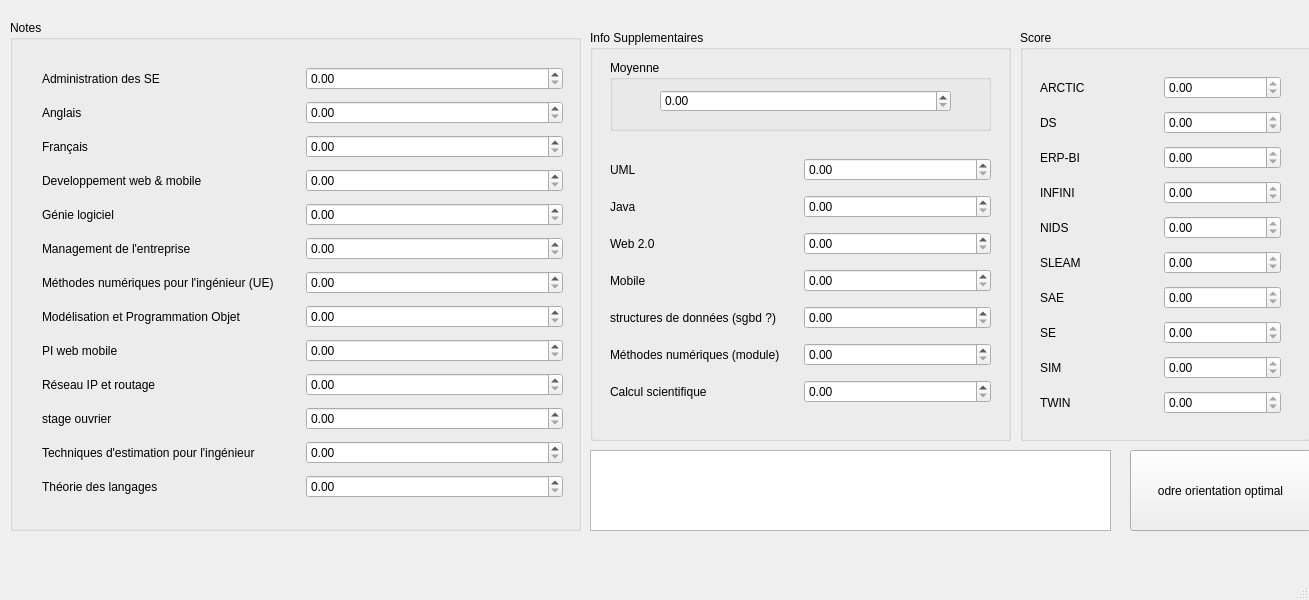
<?xml version="1.0" encoding="UTF-8"?>
<ui version="4.0">
 <class>MainWindow</class>
 <widget class="QMainWindow" name="MainWindow">
  <property name="geometry">
   <rect>
    <x>0</x>
    <y>0</y>
    <width>1309</width>
    <height>600</height>
   </rect>
  </property>
  <property name="windowTitle">
   <string>MainWindow</string>
  </property>
  <widget class="QWidget" name="centralwidget">
   <widget class="QTextEdit" name="ordre">
    <property name="geometry">
     <rect>
      <x>590</x>
      <y>450</y>
      <width>521</width>
      <height>81</height>
     </rect>
    </property>
   </widget>
   <widget class="QPushButton" name="pushButton">
    <property name="geometry">
     <rect>
      <x>1130</x>
      <y>450</y>
      <width>181</width>
      <height>81</height>
     </rect>
    </property>
    <property name="text">
     <string>odre orientation optimal</string>
    </property>
   </widget>
   <widget class="QGroupBox" name="groupBox">
    <property name="geometry">
     <rect>
      <x>10</x>
      <y>20</y>
      <width>571</width>
      <height>511</height>
     </rect>
    </property>
    <property name="title">
     <string>Notes</string>
    </property>
    <widget class="QWidget" name="layoutWidget">
     <property name="geometry">
      <rect>
       <x>32</x>
       <y>42</y>
       <width>521</width>
       <height>451</height>
      </rect>
     </property>
     <layout class="QVBoxLayout" name="verticalLayout">
      <item>
       <layout class="QHBoxLayout" name="horizontalLayout">
        <item>
         <widget class="QLabel" name="label">
          <property name="text">
           <string>Administration des SE	</string>
          </property>
         </widget>
        </item>
        <item>
         <widget class="QDoubleSpinBox" name="ase"/>
        </item>
       </layout>
      </item>
      <item>
       <layout class="QHBoxLayout" name="horizontalLayout_2">
        <item>
         <widget class="QLabel" name="label_2">
          <property name="text">
           <string>Anglais</string>
          </property>
         </widget>
        </item>
        <item>
         <widget class="QDoubleSpinBox" name="ang"/>
        </item>
       </layout>
      </item>
      <item>
       <layout class="QHBoxLayout" name="horizontalLayout_3">
        <item>
         <widget class="QLabel" name="label_6">
          <property name="text">
           <string>Français</string>
          </property>
         </widget>
        </item>
        <item>
         <widget class="QDoubleSpinBox" name="fr"/>
        </item>
       </layout>
      </item>
      <item>
       <layout class="QHBoxLayout" name="horizontalLayout_4">
        <item>
         <widget class="QLabel" name="label_3">
          <property name="text">
           <string>Developpement web &amp; mobile</string>
          </property>
         </widget>
        </item>
        <item>
         <widget class="QDoubleSpinBox" name="dev"/>
        </item>
       </layout>
      </item>
      <item>
       <layout class="QHBoxLayout" name="horizontalLayout_5">
        <item>
         <widget class="QLabel" name="label_5">
          <property name="text">
           <string>Génie logiciel</string>
          </property>
         </widget>
        </item>
        <item>
         <widget class="QDoubleSpinBox" name="gl"/>
        </item>
       </layout>
      </item>
      <item>
       <layout class="QHBoxLayout" name="horizontalLayout_6">
        <item>
         <widget class="QLabel" name="label_4">
          <property name="text">
           <string>Management de l'entreprise</string>
          </property>
         </widget>
        </item>
        <item>
         <widget class="QDoubleSpinBox" name="ee"/>
        </item>
       </layout>
      </item>
      <item>
       <layout class="QHBoxLayout" name="horizontalLayout_7">
        <item>
         <widget class="QLabel" name="label_7">
          <property name="text">
           <string>Méthodes numériques pour l'ingénieur (UE)</string>
          </property>
         </widget>
        </item>
        <item>
         <widget class="QDoubleSpinBox" name="mni"/>
        </item>
       </layout>
      </item>
      <item>
       <layout class="QHBoxLayout" name="horizontalLayout_8">
        <item>
         <widget class="QLabel" name="label_8">
          <property name="text">
           <string>Modélisation et Programmation Objet</string>
          </property>
         </widget>
        </item>
        <item>
         <widget class="QDoubleSpinBox" name="prog"/>
        </item>
       </layout>
      </item>
      <item>
       <layout class="QHBoxLayout" name="horizontalLayout_9">
        <item>
         <widget class="QLabel" name="label_13">
          <property name="text">
           <string>PI web mobile</string>
          </property>
         </widget>
        </item>
        <item>
         <widget class="QDoubleSpinBox" name="pi"/>
        </item>
       </layout>
      </item>
      <item>
       <layout class="QHBoxLayout" name="horizontalLayout_10">
        <item>
         <widget class="QLabel" name="label_10">
          <property name="text">
           <string>Réseau IP et routage	</string>
          </property>
         </widget>
        </item>
        <item>
         <widget class="QDoubleSpinBox" name="res"/>
        </item>
       </layout>
      </item>
      <item>
       <layout class="QHBoxLayout" name="horizontalLayout_11">
        <item>
         <widget class="QLabel" name="label_12">
          <property name="text">
           <string>stage ouvrier</string>
          </property>
         </widget>
        </item>
        <item>
         <widget class="QDoubleSpinBox" name="stage"/>
        </item>
       </layout>
      </item>
      <item>
       <layout class="QHBoxLayout" name="horizontalLayout_12">
        <item>
         <widget class="QLabel" name="label_9">
          <property name="text">
           <string>Techniques d'estimation pour l'ingénieur</string>
          </property>
         </widget>
        </item>
        <item>
         <widget class="QDoubleSpinBox" name="tei"/>
        </item>
       </layout>
      </item>
      <item>
       <layout class="QHBoxLayout" name="horizontalLayout_13">
        <item>
         <widget class="QLabel" name="label_11">
          <property name="text">
           <string>Théorie des langages</string>
          </property>
         </widget>
        </item>
        <item>
         <widget class="QDoubleSpinBox" name="tla"/>
        </item>
       </layout>
      </item>
     </layout>
    </widget>
   </widget>
   <widget class="QGroupBox" name="groupBox_3">
    <property name="geometry">
     <rect>
      <x>1020</x>
      <y>30</y>
      <width>291</width>
      <height>411</height>
     </rect>
    </property>
    <property name="title">
     <string>Score</string>
    </property>
    <widget class="QWidget" name="layoutWidget_2">
     <property name="geometry">
      <rect>
       <x>20</x>
       <y>40</y>
       <width>241</width>
       <height>351</height>
      </rect>
     </property>
     <layout class="QVBoxLayout" name="verticalLayout_2">
      <item>
       <layout class="QHBoxLayout" name="horizontalLayout_23">
        <item>
         <widget class="QLabel" name="label_14">
          <property name="text">
           <string>ARCTIC</string>
          </property>
         </widget>
        </item>
        <item>
         <widget class="QDoubleSpinBox" name="arctic">
          <property name="readOnly">
           <bool>true</bool>
          </property>
         </widget>
        </item>
       </layout>
      </item>
      <item>
       <layout class="QHBoxLayout" name="horizontalLayout_22">
        <item>
         <widget class="QLabel" name="label_15">
          <property name="text">
           <string>DS</string>
          </property>
         </widget>
        </item>
        <item>
         <widget class="QDoubleSpinBox" name="ds">
          <property name="readOnly">
           <bool>true</bool>
          </property>
         </widget>
        </item>
       </layout>
      </item>
      <item>
       <layout class="QHBoxLayout" name="horizontalLayout_21">
        <item>
         <widget class="QLabel" name="label_16">
          <property name="text">
           <string>ERP-BI</string>
          </property>
         </widget>
        </item>
        <item>
         <widget class="QDoubleSpinBox" name="bi">
          <property name="readOnly">
           <bool>true</bool>
          </property>
         </widget>
        </item>
       </layout>
      </item>
      <item>
       <layout class="QHBoxLayout" name="horizontalLayout_20">
        <item>
         <widget class="QLabel" name="label_17">
          <property name="text">
           <string>INFINI</string>
          </property>
         </widget>
        </item>
        <item>
         <widget class="QDoubleSpinBox" name="infini">
          <property name="readOnly">
           <bool>true</bool>
          </property>
         </widget>
        </item>
       </layout>
      </item>
      <item>
       <layout class="QHBoxLayout" name="horizontalLayout_19">
        <item>
         <widget class="QLabel" name="label_18">
          <property name="text">
           <string>NIDS</string>
          </property>
         </widget>
        </item>
        <item>
         <widget class="QDoubleSpinBox" name="nids">
          <property name="readOnly">
           <bool>true</bool>
          </property>
         </widget>
        </item>
       </layout>
      </item>
      <item>
       <layout class="QHBoxLayout" name="horizontalLayout_18">
        <item>
         <widget class="QLabel" name="label_19">
          <property name="text">
           <string>SLEAM</string>
          </property>
         </widget>
        </item>
        <item>
         <widget class="QDoubleSpinBox" name="sleam">
          <property name="readOnly">
           <bool>true</bool>
          </property>
         </widget>
        </item>
       </layout>
      </item>
      <item>
       <layout class="QHBoxLayout" name="horizontalLayout_17">
        <item>
         <widget class="QLabel" name="label_20">
          <property name="text">
           <string>SAE</string>
          </property>
         </widget>
        </item>
        <item>
         <widget class="QDoubleSpinBox" name="sae">
          <property name="readOnly">
           <bool>true</bool>
          </property>
         </widget>
        </item>
       </layout>
      </item>
      <item>
       <layout class="QHBoxLayout" name="horizontalLayout_16">
        <item>
         <widget class="QLabel" name="label_21">
          <property name="text">
           <string>SE</string>
          </property>
         </widget>
        </item>
        <item>
         <widget class="QDoubleSpinBox" name="se">
          <property name="readOnly">
           <bool>true</bool>
          </property>
         </widget>
        </item>
       </layout>
      </item>
      <item>
       <layout class="QHBoxLayout" name="horizontalLayout_15">
        <item>
         <widget class="QLabel" name="label_22">
          <property name="text">
           <string>SIM</string>
          </property>
         </widget>
        </item>
        <item>
         <widget class="QDoubleSpinBox" name="sim">
          <property name="readOnly">
           <bool>true</bool>
          </property>
         </widget>
        </item>
       </layout>
      </item>
      <item>
       <layout class="QHBoxLayout" name="horizontalLayout_14">
        <item>
         <widget class="QLabel" name="label_23">
          <property name="text">
           <string>TWIN</string>
          </property>
         </widget>
        </item>
        <item>
         <widget class="QDoubleSpinBox" name="twin">
          <property name="readOnly">
           <bool>true</bool>
          </property>
         </widget>
        </item>
       </layout>
      </item>
     </layout>
    </widget>
   </widget>
   <widget class="QGroupBox" name="groupBox_4">
    <property name="geometry">
     <rect>
      <x>590</x>
      <y>30</y>
      <width>421</width>
      <height>411</height>
     </rect>
    </property>
    <property name="title">
     <string>Info Supplementaires</string>
    </property>
    <widget class="QWidget" name="layoutWidget_3">
     <property name="geometry">
      <rect>
       <x>20</x>
       <y>120</y>
       <width>381</width>
       <height>261</height>
      </rect>
     </property>
     <layout class="QVBoxLayout" name="verticalLayout_3">
      <item>
       <layout class="QHBoxLayout" name="horizontalLayout_26">
        <item>
         <widget class="QLabel" name="label_24">
          <property name="text">
           <string>UML</string>
          </property>
         </widget>
        </item>
        <item>
         <widget class="QDoubleSpinBox" name="uml"/>
        </item>
       </layout>
      </item>
      <item>
       <layout class="QHBoxLayout" name="horizontalLayout_25">
        <item>
         <widget class="QLabel" name="label_25">
          <property name="text">
           <string>Java</string>
          </property>
         </widget>
        </item>
        <item>
         <widget class="QDoubleSpinBox" name="java"/>
        </item>
       </layout>
      </item>
      <item>
       <layout class="QHBoxLayout" name="horizontalLayout_24">
        <item>
         <widget class="QLabel" name="label_26">
          <property name="text">
           <string>Web 2.0</string>
          </property>
         </widget>
        </item>
        <item>
         <widget class="QDoubleSpinBox" name="web"/>
        </item>
       </layout>
      </item>
      <item>
       <layout class="QHBoxLayout" name="horizontalLayout_27">
        <item>
         <widget class="QLabel" name="label_27">
          <property name="text">
           <string>Mobile</string>
          </property>
         </widget>
        </item>
        <item>
         <widget class="QDoubleSpinBox" name="mobile"/>
        </item>
       </layout>
      </item>
      <item>
       <layout class="QHBoxLayout" name="horizontalLayout_28">
        <item>
         <widget class="QLabel" name="label_28">
          <property name="text">
           <string>structures de données (sgbd ?)</string>
          </property>
         </widget>
        </item>
        <item>
         <widget class="QDoubleSpinBox" name="sgbd"/>
        </item>
       </layout>
      </item>
      <item>
       <layout class="QHBoxLayout" name="horizontalLayout_29">
        <item>
         <widget class="QLabel" name="label_29">
          <property name="text">
           <string>Méthodes numériques (module)</string>
          </property>
         </widget>
        </item>
        <item>
         <widget class="QDoubleSpinBox" name="mod_mni"/>
        </item>
       </layout>
      </item>
      <item>
       <layout class="QHBoxLayout" name="horizontalLayout_30">
        <item>
         <widget class="QLabel" name="label_30">
          <property name="text">
           <string>Calcul scientifique</string>
          </property>
         </widget>
        </item>
        <item>
         <widget class="QDoubleSpinBox" name="cs"/>
        </item>
       </layout>
      </item>
     </layout>
    </widget>
    <widget class="QGroupBox" name="groupBox_2">
     <property name="geometry">
      <rect>
       <x>20</x>
       <y>30</y>
       <width>381</width>
       <height>71</height>
      </rect>
     </property>
     <property name="title">
      <string>Moyenne</string>
     </property>
     <widget class="QDoubleSpinBox" name="moy">
      <property name="geometry">
       <rect>
        <x>50</x>
        <y>30</y>
        <width>291</width>
        <height>22</height>
       </rect>
      </property>
      <property name="readOnly">
       <bool>false</bool>
      </property>
     </widget>
    </widget>
   </widget>
  </widget>
  <widget class="QMenuBar" name="menubar">
   <property name="geometry">
    <rect>
     <x>0</x>
     <y>0</y>
     <width>1309</width>
     <height>22</height>
    </rect>
   </property>
  </widget>
  <widget class="QStatusBar" name="statusbar"/>
 </widget>
 <resources/>
 <connections/>
</ui>
